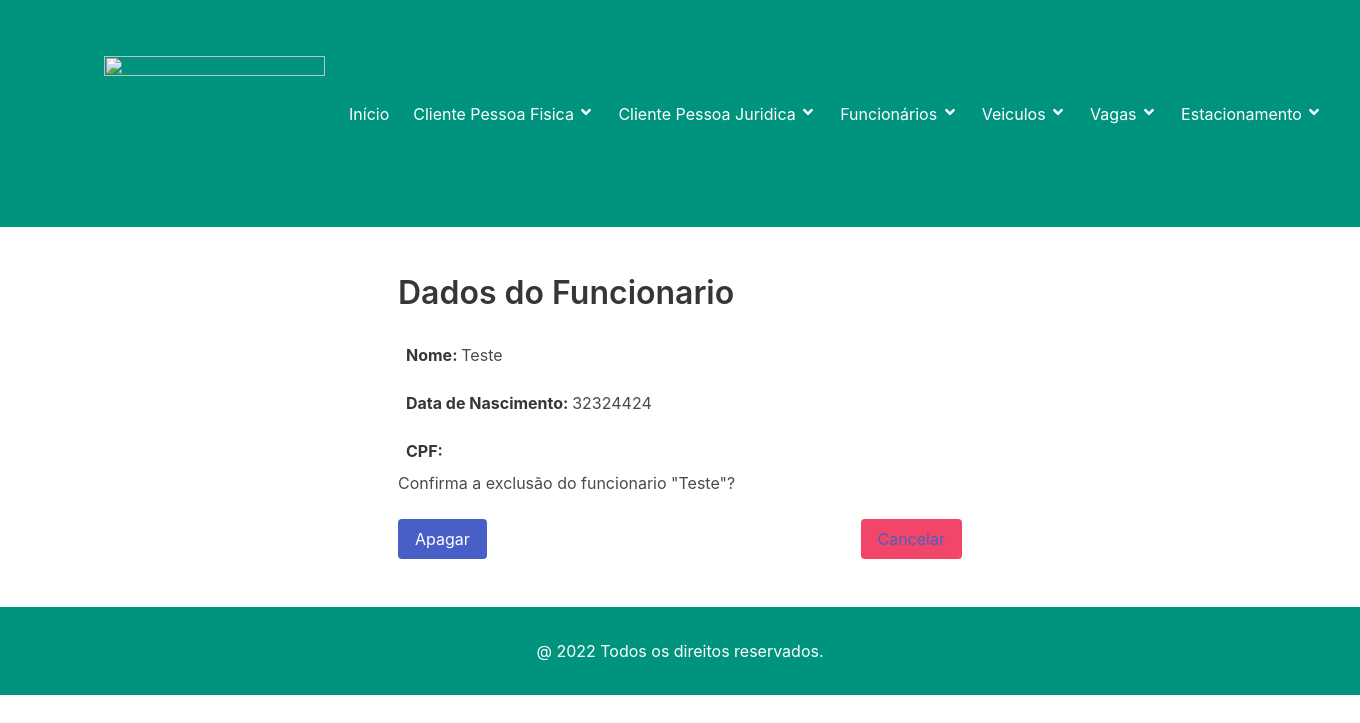
Before: /3/funcionario/apagar/ with the older database file.
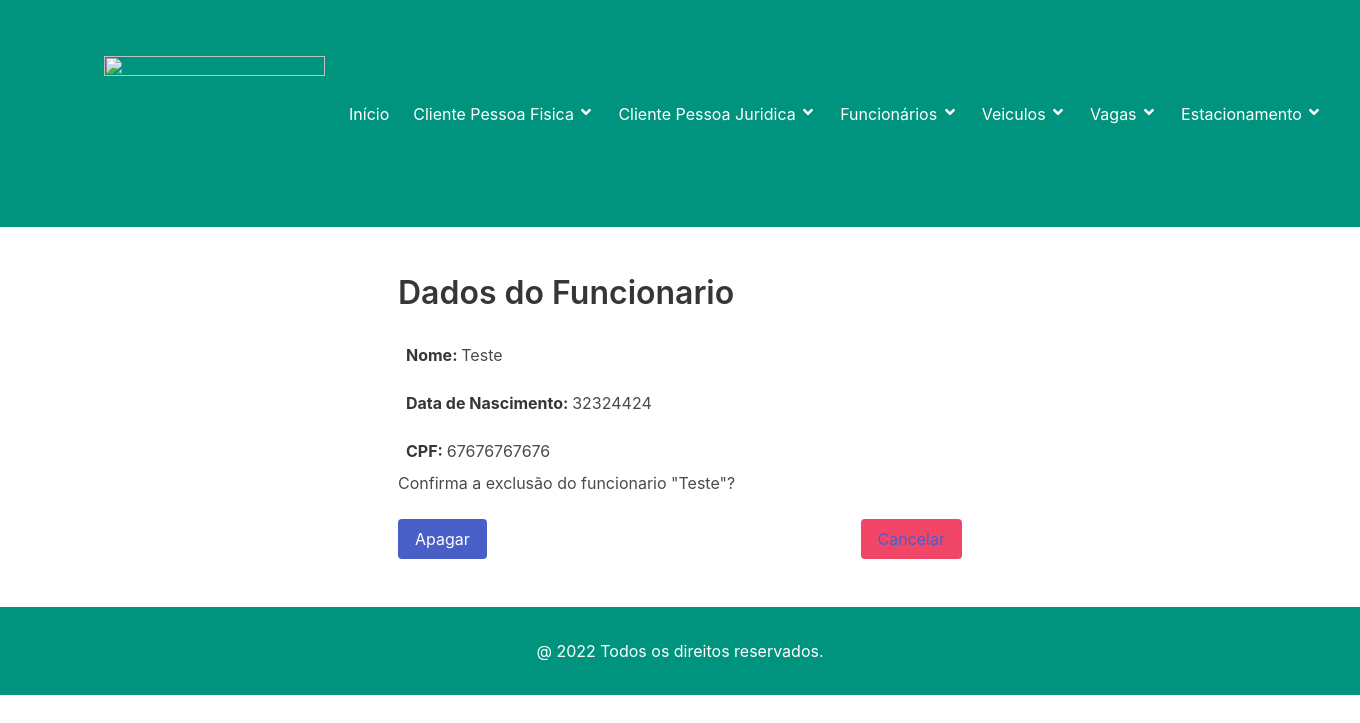
After: the same page with the newer database file.
### funcionario/models.py (models this page shows)
class Funcionario(Pessoa):
    cpf = models.CharField('CPF', max_length=11, help_text='Número do CPF')
    class Meta:
        verbose_name = 'Funcionário'
        verbose_name_plural = 'Funcionários'
        ordering = ['nome', ]
    def __str__(self):
        return super().nome

### funcionario/views.py (the view)
# urls.py: path('<int:pk>/funcionario/apagar/', FuncionarioDeleteView.as_view(), name='funcionario_apagar'),
class FuncionarioDeleteView(SuccessMessageMixin, DeleteView):
    model = Funcionario
    template_name = 'funcionario_apagar.html'
    success_url = reverse_lazy('funcionarios')
    success_message = 'Funcionario excluído com sucesso!'

### funcionario/templates/funcionario_apagar.html (shortened to what this page needs)
{% extends 'base.html' %}
{% block content %}
<section class="section">
    <div class="container">
        <div class="columns is-mobile">
            <div class="column is-half is-offset-one-quarter">
                <h3 class="title is-size-3">Dados do Funcionario</h3>
                <p class="p-2 mt-2"><strong>Nome: </strong> {{ object.nome }} </p>
                <p class="p-2 mt-2"><strong>Data de Nascimento: </strong> {{ object.datanascimento }} </p>
                  <p class="p-2 mt-2"><strong>CPF: </strong> {{ object.cpf }} </p>
                    <p> Confirma a exclusão do funcionario "{{ object }}"? </p>
                    <br/>
                    <button class="button is-link is-primary" type="submit">Apagar</button>
                    <button class="button is-danger is-pulled-right" type="reset">
                        <a href="{% url 'funcionarios' %}">Cancelar</a>
                    </button>
            </div>
            </div>
        </div>
</section>
{% endblock %}

Changed rows visible on the page:
now on this page (row edited): Funcionario: cpf "67676767676"
